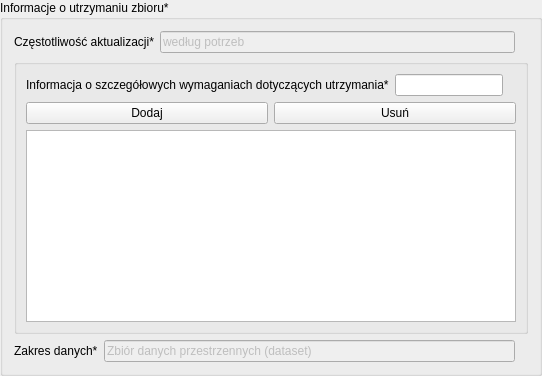
          <widget class="QgsCollapsibleGroupBox" name="mGroupBox_11">
           <property name="sizePolicy">
            <sizepolicy hsizetype="Preferred" vsizetype="Preferred">
             <horstretch>1</horstretch>
             <verstretch>0</verstretch>
            </sizepolicy>
           </property>
           <property name="title">
            <string>Informacje o utrzymaniu zbioru*</string>
           </property>
           <property name="collapsed">
            <bool>true</bool>
           </property>
           <layout class="QVBoxLayout" name="verticalLayout_2">
            <property name="sizeConstraint">
             <enum>QLayout::SetDefaultConstraint</enum>
            </property>
            <item>
             <layout class="QHBoxLayout">
              <item>
               <widget class="QLabel" name="e26_lbl">
                <property name="text">
                 <string>Częstotliwość aktualizacji*</string>
                </property>
               </widget>
              </item>
              <item>
               <widget class="QgsFilterLineEdit" name="e26_lineEdit">
                <property name="enabled">
                 <bool>false</bool>
                </property>
                <property name="text">
                 <string>według potrzeb</string>
                </property>
                <property name="qgisRelation" stdset="0">
                 <string notr="true"/>
                </property>
               </widget>
              </item>
              <item>
               <widget class="QLabel" name="e26_tooltip">
                <property name="toolTip">
                 <string>Częstotliwość, z jaką dokonywane są zmiany w zbiorze danych przestrzennych, po tym jak zbiór danych przestrzennych został skompletowany.

Wartości elementu metadanych zawsze jest równa: według potrzeb („asNeeded”).
</string>
                </property>
                <property name="text">
                 <string/>
                </property>
                <property name="pixmap">
                 <pixmap>../../../../../../../../../../../../../../../img/info1.png</pixmap>
                </property>
               </widget>
              </item>
             </layout>
            </item>
            <item>
             <widget class="QGroupBox" name="verticalGroupBox">
              <layout class="QVBoxLayout" name="verticalLayout_3">
               <item>
                <layout class="QHBoxLayout">
                 <item>
                  <widget class="QLabel" name="e27_lbl">
                   <property name="text">
                    <string>Informacja o szczegółowych wymaganiach dotyczących utrzymania*</string>
                   </property>
                  </widget>
                 </item>
                 <item>
                  <widget class="QgsFilterLineEdit" name="e27_lineEdit">
                   <property name="qgisRelation" stdset="0">
                    <string notr="true"/>
                   </property>
                  </widget>
                 </item>
                 <item>
                  <widget class="QLabel" name="e27_tooltip">
                   <property name="toolTip">
                    <string>Szczegółowe informacje dotyczące sposobu przeprowadzania aktualizacji zbioru danych przestrzennych. </string>
                   </property>
                   <property name="text">
                    <string/>
                   </property>
                   <property name="pixmap">
                    <pixmap>../../../../../../../../../../../../../../../img/info1.png</pixmap>
                   </property>
                  </widget>
                 </item>
                </layout>
               </item>
               <item>
                <layout class="QHBoxLayout">
                 <item>
                  <widget class="QPushButton" name="e27_add_btn">
                   <property name="text">
                    <string>Dodaj</string>
                   </property>
                  </widget>
                 </item>
                 <item>
                  <widget class="QPushButton" name="e27_remove_btn">
                   <property name="text">
                    <string>Usuń</string>
                   </property>
                  </widget>
                 </item>
                </layout>
               </item>
               <item>
                <widget class="QListWidget" name="e27_listWidget">
                 <property name="sortingEnabled">
                  <bool>false</bool>
                 </property>
                </widget>
               </item>
              </layout>
             </widget>
            </item>
            <item>
             <layout class="QHBoxLayout">
              <item>
               <widget class="QLabel" name="e28_lbl">
                <property name="text">
                 <string>Zakres danych*</string>
                </property>
               </widget>
              </item>
              <item>
               <widget class="QgsFilterLineEdit" name="e28_lineEdit">
                <property name="enabled">
                 <bool>false</bool>
                </property>
                <property name="text">
                 <string>Zbiór danych przestrzennych (dataset)</string>
                </property>
                <property name="qgisRelation" stdset="0">
                 <string notr="true"/>
                </property>
               </widget>
              </item>
              <item>
               <widget class="QLabel" name="e28_tooltip">
                <property name="toolTip">
                 <string>Zakres danych, wobec których stosowana jest aktualizacja.

Wartości elementu metadanych zawsze jest równa: zbiór danych przestrzennych („dataset”).
</string>
                </property>
                <property name="text">
                 <string/>
                </property>
                <property name="pixmap">
                 <pixmap>../../../../../../../../../../../../../../../img/info1.png</pixmap>
                </property>
               </widget>
              </item>
             </layout>
            </item>
           </layout>
          </widget>
